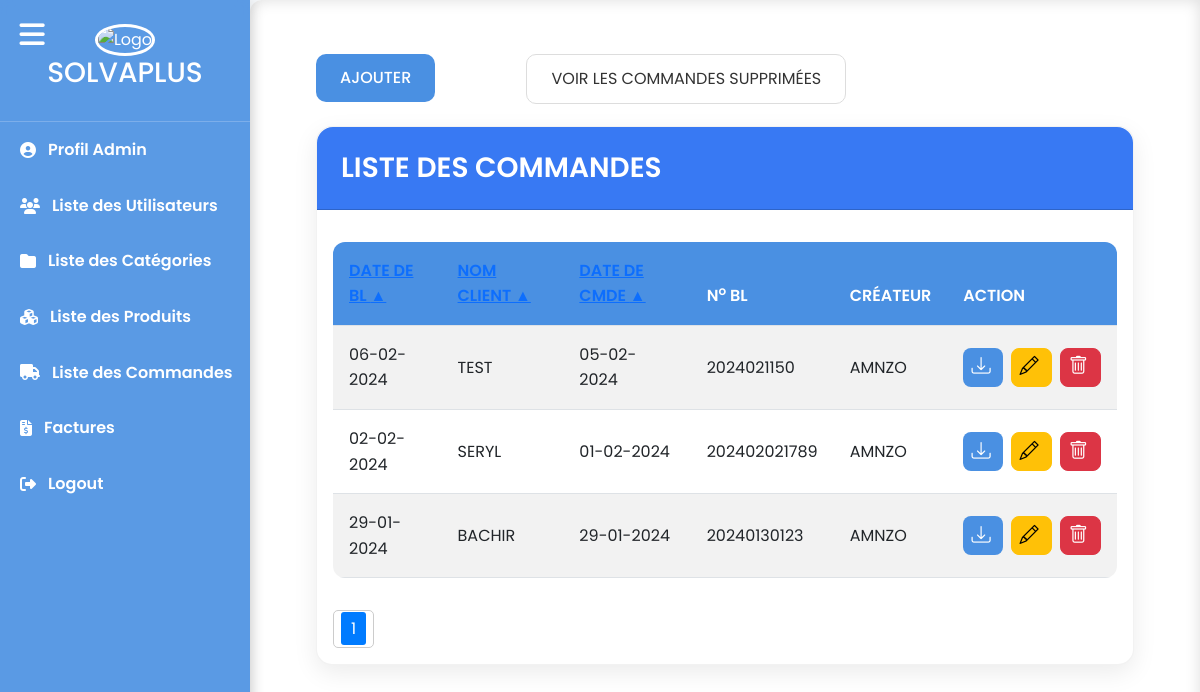
/order_management/commande_list/ (signed in), run on the app's committed database.
### sherly_app/models.py (models this page shows, shortened)
class Societe(models.Model):
    nom1 = models.CharField(max_length=255, blank=True, null=True,default='SHERLY & STRATEGY SL')
    nom2 = models.CharField(max_length=255, blank=True, null=True,default='Division Optical')
    ligne1 = models.CharField(max_length=255, blank=True, null=True,default='AV Naciones Unidas')
    ligne2 = models.CharField(max_length=255, blank=True, null=True,default='Ed Cristamar 30,')
    ligne3 = models.CharField(max_length=255, blank=True, null=True,default='Peurto Banus 29660,')
    ligne4 = models.CharField(max_length=255, blank=True, null=True,default='Mail: admin@gmail.com')
    ligne5 = models.CharField(max_length=255, blank=True, null=True,default='Numero IVA: ESB06835052')
    logo = models.ImageField(upload_to='images/', null=True, blank=True)
    code_client = models.CharField(max_length=255,default='00033147853314')
    livre1=models.CharField(max_length=50,default='SCROTIS  OPTIC 2000')
    livre2=models.CharField(max_length=50,default='38 rue Saint Denis')
    livre3=models.CharField(max_length=50,default='92700 COLOMBES')
    livre4=models.CharField(max_length=50,default='FRANCE')
    achteur1=models.CharField(max_length=50,default='SCROTIS  OPTIC 2000 ')
    achteur2=models.CharField(max_length=50,default='38 rue Saint Denis')
    achteur3=models.CharField(max_length=50,default='92700 COLOMBES')
    achteur4=models.CharField(max_length=50,default='FRANCE')
    achteur5=models.CharField(max_length=50,default='Numero TVA Intraceo')
    achteur6=models.CharField(max_length=50,default='FR7547911891')
    nif=models.CharField(max_length=100,blank=True,null=True,default='NIF:B062835052-Nº IVA : ESB068350201152')
    phrase=models.CharField(max_length=100,default="L'expédition s'effectue conformément a nos conditions générales de vente")
    pays=models.CharField(max_length=100,default="ESPAGNE")
    telephone=models.CharField(max_length=100,default="+333333333333")
    tva = models.IntegerField(default=0)
    boite_envoi = models.CharField(max_length=100,default="gestionrecrutement@hotmail.com", error_messages={'invalid': "L'adresse email de boite d'envoi est invalide."})
    boite_reception = models.CharField(max_length=100,default="optiquejaures@hotmail.com", error_messages={'invalid': "L'adresse email de boite de réception est invalide."})
    pdf_pwd=models.CharField(max_length=20,default="Optical2024")

class Bon_Commande(models.Model):
    client = models.CharField(max_length=255)
    user = models.ForeignKey(User, on_delete=models.CASCADE, null=False, blank=False)
    categorie_d = models.ForeignKey(Famille, on_delete=models.CASCADE, related_name='commandes_d')
    produit_d = models.ForeignKey(Produit, on_delete=models.CASCADE, related_name='commandes_d')
    sphere_d = models.FloatField()
    cylindre_d = models.FloatField()
    axe_d = models.IntegerField()
    add_d = models.FloatField(default=0)
    quatite_d = models.IntegerField()
    categorie_g = models.ForeignKey(Famille, on_delete=models.CASCADE, related_name='commandes_g')
    produit_g = models.ForeignKey(Produit, on_delete=models.CASCADE, related_name='commandes_g')
    sphere_g = models.FloatField()
    cylindre_g = models.FloatField()
    axe_g = models.IntegerField()
    add_g = models.FloatField(default=0)
    quatite_g = models.IntegerField()
    date_de_cmd = models.DateTimeField(default=timezone.now)
    no_cmde = models.CharField(max_length=20, unique=True, editable=False,default='DEFAULT_VALUE')
    is_active=models.BooleanField(default=True)

class Bon_Livraison(models.Model):
    bon_commande = models.OneToOneField(Bon_Commande, on_delete=models.CASCADE, related_name='bon_livraison')
    date_de_bl = models.DateTimeField(default=timezone.now)
    no_bl = models.CharField(max_length=20, unique=True, editable=False,default='DEFAULT_VALUE')
    emailed = models.BooleanField(default=False)

### sherly_app/views.py (the view)
# urls.py: path('commande_list/', login_required(commande_list, login_url='bl_login'), name='commande_list'),
@login_required(login_url='bl_login')
def commande_list(request):
    if request.user.is_superuser:
        bl_data = Bon_Commande.objects.filter(is_active=True).order_by('-date_de_cmd')
    else:
        bl_data = Bon_Commande.objects.filter(user=request.user, is_active=True).order_by('-date_de_cmd')
    items_per_page = 8
    paginator = Paginator(bl_data, items_per_page)
    page = request.GET.get('page')
    try:
        bl_data = paginator.page(page)
    except PageNotAnInteger:
        bl_data = paginator.page(1)
    except EmptyPage:
        bl_data = paginator.page(paginator.num_pages)
    return render(request, 'commande/liste.html', {'bl_data': bl_data})

### sherly_app/context_processors.py (called while the page is built)
def societer_info(request):
    societe = Societe.objects.first()  # Retrieve societer information (adjust as necessary)
    return {'societe': societe}

def familles_context(request):
    familles = Famille.objects.all()  # Récupère toutes les familles
    return {'familles': familles}

def produits_context(request):
    produits = Produit.objects.all()  # Récupère toutes les familles
    return {'produits': produits}

### sherly_app/templates/commande/liste.html (shortened to what this page needs)
{% extends 'base.html' %}
{% block content %}
    <div class="container mt-4">
        <div class="container">
              <div class="row">
                                <div class="col-md-2"> <a href="{% url 'add_commande' %}" class="btn btn-primary mb-4">AJOUTER</a></div>
                                <div class="col-md-1"></div>
                                 {% if user.is_superuser %}
                                <div class="col-md-6"><a href=" {% url 'deleted_commande' %}" class="btn btn-secondary">
                                   VOIR LES COMMANDES SUPPRIMÉES</a></div>
                                {% endif %}
                            </div>
            <div class="card">
                <div class="card-header" style="background-color: #3879f3; color: white;">
                    <h2 class="mb-0">LISTE DES COMMANDES</h2>
                </div>
                <div class="card-body">
                    <table id="myTable" class="table table-striped">
                        <thead>
                            <tr>
                                <th><a href="#" onclick="sortTable(0)">DATE DE BL <span id="sortIcon0">&#x25B2;</span></a></th>
                                <th><a href="#" onclick="sortTable(1)">NOM CLIENT <span id="sortIcon1">&#x25B2;</span></a></th>
                                <th><a href="#" onclick="sortTable(2)">DATE DE CMDE <span id="sortIcon2">&#x25B2;</span></a></th>
                                <th>N<sup>o</sup> BL</th>
                                <th>CRÉATEUR</th>
                                {% if user.is_superuser %}
                                <th>ACTION</th>
                                {% endif %}
                            </tr>
                        </thead>
                        <tbody>
                            {% for item in bl_data %}
                                <tr>
                                    <td>{{item.bon_livraison.date_de_bl  | date:"d-m-Y"}}</td>
                                    <td>{{item.client}}</td>
                                    <td>{{item.date_de_cmd  | date:"d-m-Y"}}</td>
                                    <td>{{item.bon_livraison.no_bl}}</td>
                                    <td>{{item.user.username}}</td>
                                    {% if user.is_superuser %}
                                    <td class="text-center">
                                        <div class="d-flex justify-content-center gap-2">
                                            <button class="btn btn-sm btn-primary" onclick="window.location.href='{% url 'page' bl_id=item.bon_livraison.id %}'">
                                                <i class="bi bi-download"></i>
                                            </button>
                                            <button class="btn btn-sm btn-warning" onclick="window.location.href='{% url 'edit_commande' bl_id=item.bon_livraison.id %}'">
                                                <i class="bi bi-pencil"></i>
                                            </button>
                                            <button class="btn btn-sm btn-danger" onclick="confirmDelete({{ item.id }})">
                                                <i class="bi bi-trash"></i>
                                            </button>
                                        </div>
                                    </td>
                                    {% endif %}
                                </tr>
                            {% endfor %}
                        </tbody>
                    </table>
                    <div class="pagination">
                        <div class="pagination-inner">
                            {% for num in bl_data.paginator.page_range %}
                                {% if num == bl_data.number %}
                                    <span class="current-page">{{ num }}</span>
                                {% else %}
                                    <a class="pagination-link" href="?page={{ num }}">{{ num }}</a>
                                {% endif %}
                            {% endfor %}
                        </div>
                    </div>
                </div>
            </div>
        </div>
    </div>
{% endblock %}

### sherly_app/templates/base.html (shortened to what this page needs)
{% load static %}
<!DOCTYPE html>
<html lang="fr">
<head>
    <link href="https://cdn.jsdelivr.net/npm/bootstrap@5.3.0/dist/css/bootstrap.min.css" rel="stylesheet" />
    <link href="https://cdnjs.cloudflare.com/ajax/libs/font-awesome/6.4.0/css/all.min.css" rel="stylesheet" />
    <link href="https://cdn.jsdelivr.net/npm/bootstrap-icons@1.11.1/font/bootstrap-icons.css" rel="stylesheet" />
    <link href="{% static 'css/main.css' %}" rel="stylesheet" />
</head>
<body>
    <button id="sidebarCollapse" aria-label="Toggle Sidebar">
        <i class="fas fa-bars"></i>
    </button>
    <nav id="sidebar" class="fade-in">
        <div class="sidebar-header">
            <img src="{% static 'images/logo.png' %}" alt="Logo" class="fade-in">
            <h3>{{societe.nom1}}</h3>
        </div>
        {% if user.is_superuser %}
        <ul class="components">
            <li><a href="{% url 'profile' %}"><i class="fas fa-user-circle"></i> <span class="text">Profil Admin</span></a></li>
            <li><a href="{% url 'list_user' %}"><i class="fas fa-users"></i> <span class="text">Liste des Utilisateurs</span></a></li>
            <li><a href="{% url 'categorie_list' %}"><i class="fas fa-folder"></i> <span class="text">Liste des Catégories</span></a></li>
            <li><a href="{% url 'product_list' %}"><i class="fas fa-cubes"></i> <span class="text">Liste des Produits</span></a></li>
            <li><a href="{% url 'commande_list' %}"><i class="fas fa-truck"></i> <span class="text">Liste des Commandes</span></a></li>
            <li><a href="{% url 'facture' %}"><i class="fas fa-file-invoice-dollar"></i> <span class="text">Factures</span></a></li>
            <li><a href="{% url 'bl_logout' %}"><i class="fas fa-sign-out-alt"></i> <span class="text">Logout</span></a></li>
        </ul>
        {% else %}
        <ul class="components">
            <li><a href="{% url 'commande_list' %}"><i class="fas fa-truck"></i> <span class="text">Liste des Commandes</span></a></li>
            <li><a href="{% url 'bl_logout' %}"><i class="fas fa-sign-out-alt"></i> <span class="text">Logout</span></a></li>
        </ul>
        {% endif %}
    </nav>
    <div id="content" class="fade-in">
        <div class="container-fluid">
            {% block content %}
            {% endblock %}
        </div>
    </div>
</body>
</html>

### sherly_app/static/css/main.css (style rules this page uses)
:root { --primary-color: #4a90e2; --secondary-color: #ff6f61; --background-color: #f4f7fa; --text-color: #333; --sidebar-bg: rgba(74, 144, 226, 0.9); --hover-bg: rgba(255, 111, 97, 0.2); }
* { box-sizing: border-box; margin: 0; padding: 0; }
body { font-family: 'Poppins', sans-serif; background-color: var(--background-color); color: var(--text-color); line-height: 1.6; }
.card { background: white; border-radius: 16px; box-shadow: 0 8px 24px rgba(0, 0, 0, 0.08); transition: all 0.3s ease; border: 1px solid rgba(0, 0, 0, 0.05); }
.card-header { background-color: var(--primary-color); color: white; padding: 1.5rem; border-radius: 16px 16px 0 0 !important; margin-bottom: 1rem; }
.card-header h2, .card-header h3 { margin: 0; font-weight: 600; font-size: 1.5rem; }
.card-header h2 { font-size: 1.75rem; }
.btn-primary { background-color: var(--primary-color); border: none; padding: 12px 24px; border-radius: 10px; transition: all 0.3s ease; font-weight: 500; }
.btn-secondary { background-color: white; border: 1px solid #ddd; color: var(--text-color); padding: 12px 24px; border-radius: 10px; transition: all 0.3s ease; }
.btn-sm { padding: 6px 12px; font-size: 0.9rem; display: flex; align-items: center; justify-content: center; border-radius: 8px; transition: all 0.3s ease; }
.btn-sm i { margin-right: 4px; }
.bi { font-size: 1.2rem; transition: all 0.3s ease; }
.table { border-radius: 12px; overflow: hidden; margin-bottom: 2rem; }
.table th { background-color: var(--primary-color); color: white; font-weight: 600; padding: 1rem; text-align: left; }
.table td { padding: 1rem; vertical-align: middle; }
.table .btn { padding: 6px 12px; font-size: 0.9rem; }
.table .btn-sm { padding: 4px 8px; }
.fade-in { animation: fadeIn 0.5s ease-in; }

### sherly_app/templates/base.html (style rules this page uses)
* { box-sizing: border-box; }
body { font-family: 'Poppins', sans-serif; background-color: #f4f7fa; margin: 0; min-height: 100vh; overflow-x: hidden; }
#sidebar { position: fixed; top: 0; left: 0; height: 100vh; width: 250px; background: rgba(74, 144, 226, 0.9); backdrop-filter: blur(8px); box-shadow: 2px 0 12px rgba(0, 0, 0, 0.1); color: #fff; transition: width 0.4s ease; z-index: 1050; overflow: hidden; }
#sidebar .sidebar-header { padding: 1.5rem 1rem; text-align: center; border-bottom: 1px solid rgba(255, 255, 255, 0.2); }
#sidebar .sidebar-header img { width: 70px; height: 70px; border-radius: 50%; border: 3px solid white; object-fit: cover; transition: transform 0.3s ease; }
#sidebar ul.components { padding: 0; margin: 0; list-style: none; }
#sidebar ul li { width: 100%; }
#sidebar ul li a { display: flex; align-items: center; gap: 12px; padding: 15px 20px; color: white; font-weight: 600; text-decoration: none; transition: background-color 0.3s ease, color 0.3s ease, transform 0.3s ease; white-space: nowrap; }
#sidebarCollapse { position: fixed; top: 12px; left: 12px; z-index: 1100; width: 40px; height: 40px; border: none; background: transparent; color: white; font-size: 1.8rem; cursor: pointer; transition: color 0.3s ease; }
#content { margin-left: 250px; padding: 30px; transition: margin-left 0.4s ease; min-height: 100vh; background: white; border-radius: 12px 0 0 12px; box-shadow: inset 0 0 15px #ddd; }

### sherly_app/templates/commande/liste.html (style rules this page uses)
.pagination { margin-top: 20px; text-align: center; }
.pagination-inner { display: inline-block; border: 1px solid #ccc; border-radius: 5px; padding: 5px; }
.current-page { background-color: #007bff; color: #fff; padding: 5px 10px; margin: 0 2px; border-radius: 3px; }

### data on the page
Societe: nom1 "SOLVAPLUS"
Bon_Commande: bon_livraison.date_de_bl "06-02-2024", client "TEST", date_de_cmd "05-02-2024", bon_livraison.no_bl "2024021150", user.username "AMNZO"
Bon_Commande: bon_livraison.date_de_bl "02-02-2024", client "SERYL", date_de_cmd "01-02-2024", bon_livraison.no_bl "202402021789", user.username "AMNZO"
Bon_Commande: bon_livraison.date_de_bl "29-01-2024", client "BACHIR", date_de_cmd "29-01-2024", bon_livraison.no_bl "20240130123", user.username "AMNZO"

### other printed values
{{ num }} "1"
